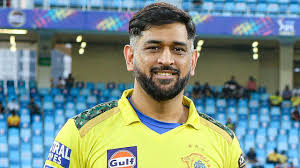
#> input picture UI/test_images/msd3.jpg, 300 x 168 px, given in place of msd2.jpg, which was not available
$ jupyter execute --allow-errors sports_person_classifier_model.ipynb   (shell and % lines are left out)
#> lines starting #> are read from the running program, lines starting #| are printed output that depends on the picture; pictures that were not available may be replaced by others from this repository, and a replacement may not be noted
[cell 1]
import numpy as np
import cv2
import matplotlib
from matplotlib import pyplot as plt

[cell 2]
img = cv2.imread('./test_images/msd2.jpg')
#> img is the input picture: shape (168, 300, 3); mean B, G, R 134.6, 142.8, 121.4
img.shape
#> Out = (168, 300, 3)

[cell 3]
plt.imshow(img)

[cell 4]
gray = cv2.cvtColor(img, cv2.COLOR_BGR2GRAY)
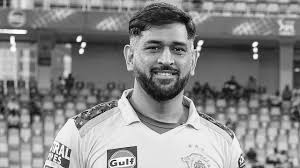
#> gray: shape (168, 300); min 1, max 255, mean 135.5
gray.shape
#> Out = (168, 300)

[cell 5]
gray

[cell 6]
plt.imshow(gray, cmap='gray')

[cell 7]
face_cascade = cv2.CascadeClassifier('./opencv/haarcascades/haarcascade_frontalface_default.xml')
eye_cascade = cv2.CascadeClassifier('./opencv/haarcascades/haarcascade_eye.xml')

faces = face_cascade.detectMultiScale(gray, 1.3, 5)
#> faces = [[129, 20, 74, 74]]
faces
#> Out = [[129, 20, 74, 74]]

[cell 8]
(x,y,w,h) = faces[0]
#> x = 129; y = 20; w = 74; h = 74
x,y,w,h
#> Out = (129, 20, 74, 74)

[cell 9]
face_img = cv2.rectangle(img,(x,y),(x+w,y+h),(255,0,0),2)
plt.imshow(face_img)

[cell 10]
cv2.destroyAllWindows()
for (x,y,w,h) in faces:
    face_img = cv2.rectangle(img,(x,y),(x+w,y+h),(255,0,0),2)
    roi_gray = gray[y:y+h, x:x+w]
    roi_color = face_img[y:y+h, x:x+w]
    eyes = eye_cascade.detectMultiScale(roi_gray)
    for (ex,ey,ew,eh) in eyes:
        cv2.rectangle(roi_color,(ex,ey),(ex+ew,ey+eh),(0,255,0),2)
#> this loop made 1 pass
#> (x, y, w, h, eyes) on pass 1: (129, 20, 74, 74, [[11, 16, 23, 23], [38, 19, 22, 22]])
#> pass 1, `roi_gray = gray[y:y+h, x:x+w]`:
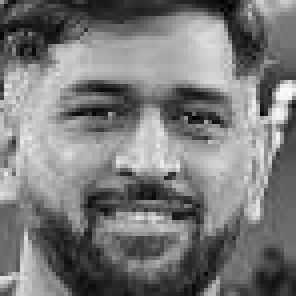
#> roi_gray: shape (74, 74) (shown 4 times larger); min 1, max 251, mean 121.4
#> after the loop:
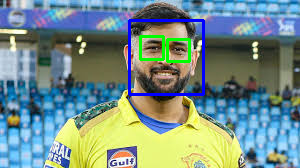
#> img: shape (168, 300, 3); mean B, G, R 136.1, 142.1, 117.7
#> after the loop:
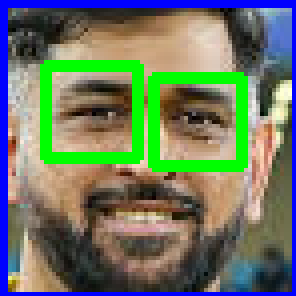
#> roi_color: shape (74, 74, 3) (shown 4 times larger); mean B, G, R 100, 119.4, 107.9


plt.figure()
plt.imshow(face_img, cmap='gray')
plt.show()

[cell 11]
plt.imshow(roi_color, cmap='gray')

[cell 12]
def get_cropped_image_if_2_eyes(image_path):
#> called with image_path = './test_images/msd2.jpg'
    img = cv2.imread(image_path)
    gray = cv2.cvtColor(img, cv2.COLOR_BGR2GRAY)
    faces = face_cascade.detectMultiScale(gray, 1.3, 5)
#> faces = [[129, 20, 74, 74]]
    for (x,y,w,h) in faces:
        roi_gray = gray[y:y+h, x:x+w]
        roi_color = img[y:y+h, x:x+w]
        eyes = eye_cascade.detectMultiScale(roi_gray)
        if len(eyes) >= 2:
            return roi_color
#> this loop made 1 pass
#> pass 1, in get_cropped_image_if_2_eyes, `roi_color = img[y:y+h, x:x+w]`:
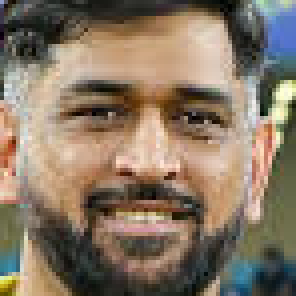
#> roi_color: shape (74, 74, 3) (shown 4 times larger); mean B, G, R 100.3, 118.7, 134.9

[cell 13]
original_image = cv2.imread('./test_images/msd2.jpg')
plt.imshow(original_image)

[cell 14]
cropped_image = get_cropped_image_if_2_eyes('./test_images/msd2.jpg')
plt.imshow(cropped_image)

[cell 15]
org_image_obstructed = cv2.imread('./test_images/msd1.jpg')
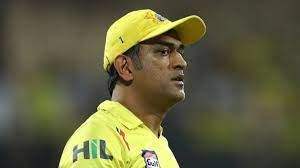
#> input picture UI/test_images/msd1.jpg, 300 x 168 px, found by its file name
#> org_image_obstructed is the input picture: shape (168, 300, 3); mean B, G, R 64.2, 96.7, 98.5
plt.imshow(org_image_obstructed)

[cell 16]
cropped_image_no_2_eyes = get_cropped_image_if_2_eyes('./test_images/msd1.jpg')
#> call 2 of get_cropped_image_if_2_eyes, with image_path = './test_images/msd1.jpg'
#> in get_cropped_image_if_2_eyes (call 2), `gray = cv2.cvtColor(img, cv2.COLOR_BGR2GRAY)`:
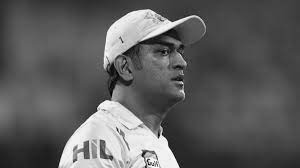
#> gray: shape (168, 300); min 0, max 253, mean 93.5
#> in get_cropped_image_if_2_eyes (call 2), `faces = face_cascade.detectMultiScale(gray, 1.3, 5)`: faces = ()
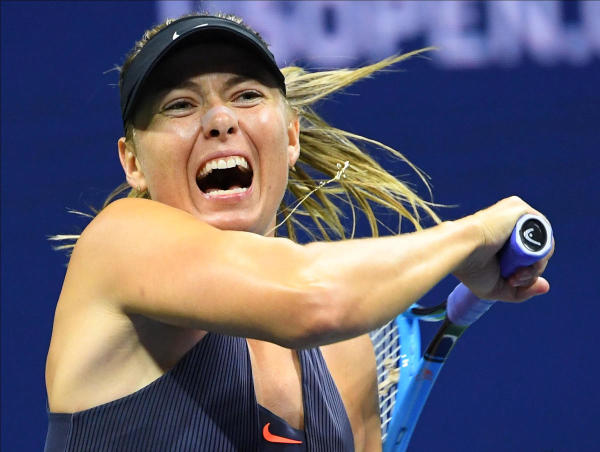
#> input picture UI/test_images/sharapova_1.jpg, 600 x 452 px, given in place of msd5.jpg, which was not available
#> further down, cropped_img is the input picture: shape (452, 600, 3); mean B, G, R 111, 92.3, 95.6
cropped_image_no_2_eyes

[cell 17]
path_to_data = "./dataset/"
path_to_cr_data = "./dataset/cropped/"

[cell 18]
import os
img_dirs = []
for entry in os.scandir(path_to_data):
    if entry.is_dir():
        img_dirs.append(entry.path)

[cell 19]
img_dirs

[cell 20]
import shutil
if os.path.exists(path_to_cr_data):
     shutil.rmtree(path_to_cr_data)
os.mkdir(path_to_cr_data)

[cell 21]
cropped_image_dirs = []
celebrity_file_names_dict = {}

for img_dir in img_dirs:
    count = 1
    celebrity_name = img_dir.split('/')[-1]
    print(celebrity_name)

    celebrity_file_names_dict[celebrity_name] = []

    for entry in os.scandir(img_dir):
        roi_color = get_cropped_image_if_2_eyes(entry.path)
        if roi_color is not None:
            cropped_folder = path_to_cr_data + celebrity_name
            if not os.path.exists(cropped_folder):
                os.makedirs(cropped_folder)
                cropped_image_dirs.append(cropped_folder)
                print("Generating cropped images in folder: ",cropped_folder)

            cropped_file_name = celebrity_name + str(count) + ".png"
            cropped_file_path = cropped_folder + "/" + cropped_file_name

            cv2.imwrite(cropped_file_path, roi_color)
            celebrity_file_names_dict[celebrity_name].append(cropped_file_path)
            count += 1

[cell 22]
import cv2
import matplotlib.pyplot as plt
import numpy as np
import pywt

def w2d(img, mode='haar', level=1):
    # Convert to grayscale if the image is not already in grayscale
#> called with mode = 'db1', level = 5
    if len(img.shape) == 3:
        img = cv2.cvtColor(img, cv2.COLOR_BGR2GRAY)
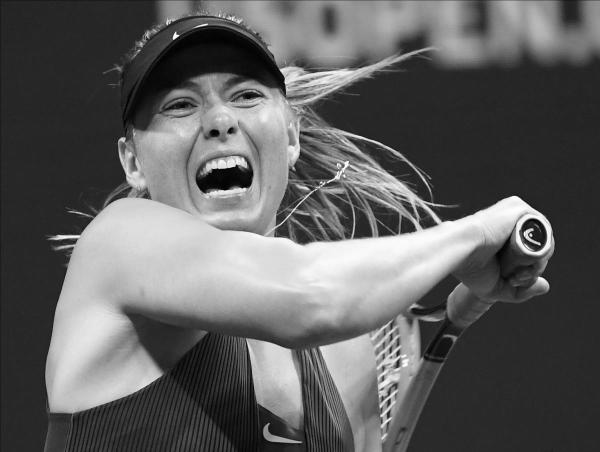
#> img: shape (452, 600); min 0, max 255, mean 95.4

    # Ensure that img is in the correct data type (float32)
    imArray = np.float32(img)
    imArray /= 255

    # Compute coefficients
    coeffs = pywt.wavedec2(imArray, mode, level=level)
#> coeffs = 6 items

    # Process Coefficients
    coeffs_H = list(coeffs)
#> coeffs_H = 6 items
    coeffs_H[0] *= 0

    # Reconstruction
    imArray_H = pywt.waverec2(coeffs_H, mode)
    imArray_H *= 255
    imArray_H = np.uint8(imArray_H)
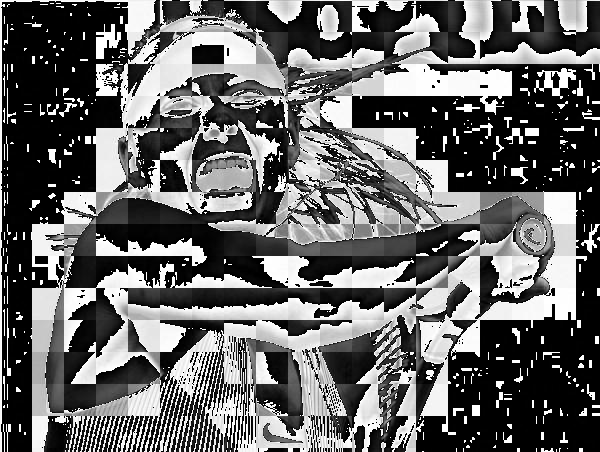
#> imArray_H: shape (452, 600); min 0, max 255, mean 101.9

    return imArray_H

# Load the image 'sharapova1.jpg'
cropped_img = cv2.imread('./test_images/msd5.jpg')

# Apply wavelet transformation and display the result
im_har = w2d(cropped_img, 'db1', 5)
plt.imshow(im_har, cmap='gray')
plt.show()

[cell 23]
celebrity_file_names_dict = {}
for img_dir in cropped_image_dirs:
    celebrity_name = img_dir.split('/')[-1]
    file_list = []
    for entry in os.scandir(img_dir):
        file_list.append(entry.path)
    celebrity_file_names_dict[celebrity_name] = file_list
celebrity_file_names_dict

[cell 24]
class_dict = {}
count = 0
for celebrity_name in celebrity_file_names_dict.keys():
    class_dict[celebrity_name] = count
    count = count + 1
class_dict
